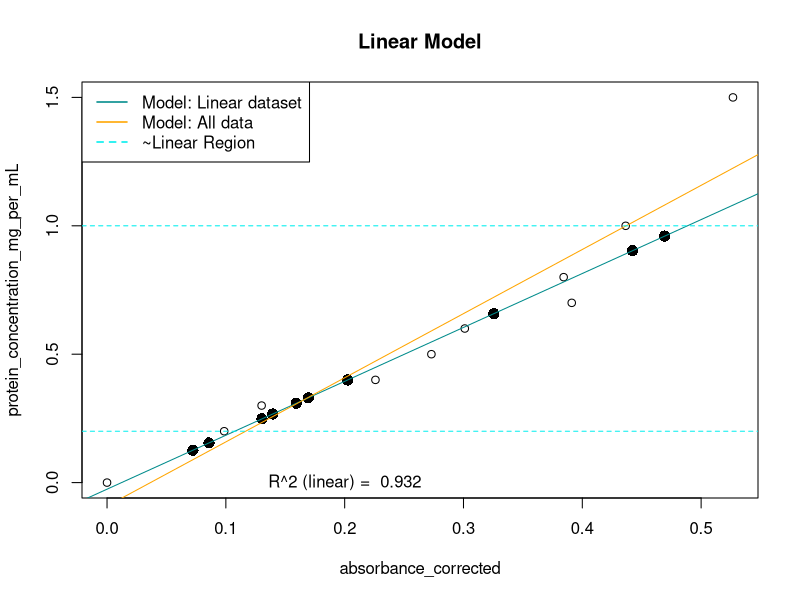
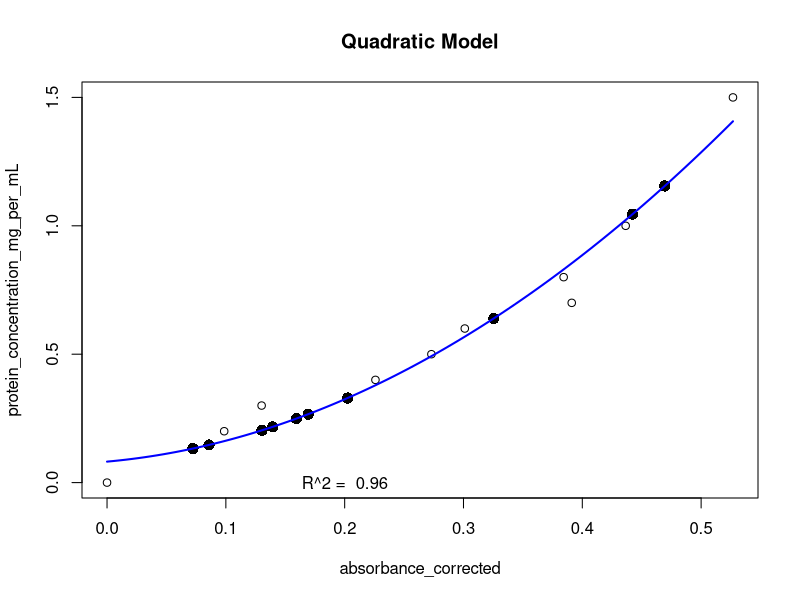
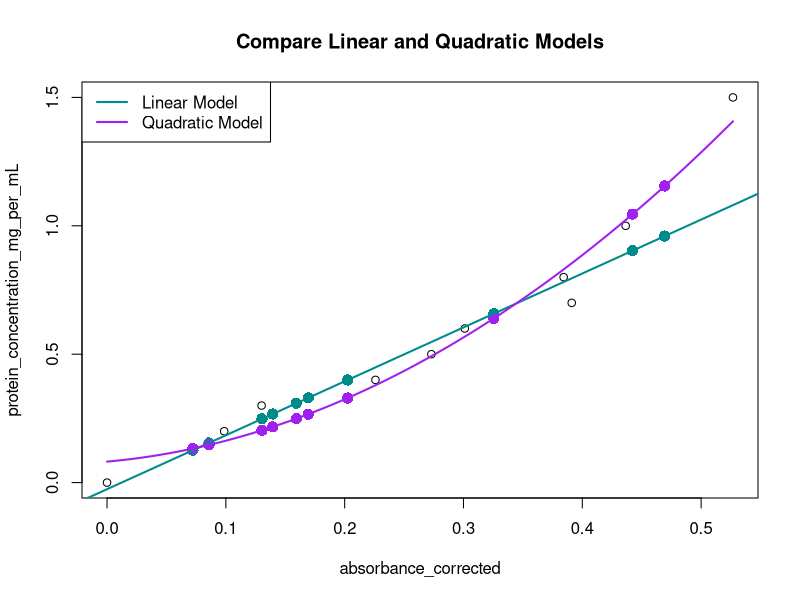

The R script that drew these images, in order:
## ---- chunk 1
# For a limited range, protein concentration can be estimated from absorbance (595 nm) with a linear regression. Alternatively, protein concentration can be estimated with a quadratic regression. Both estimates are performed and compared here.
## ---- chunk 2
### Bradford assay ###
library(readxl)
library(knitr)
library(dplyr)

###### Load data ######
# UPDATE working directory and data files. Knit/run the rest.
setwd("/Users")
dat <- read_excel("example/example_samples_Bradford.xlsx", sheet = "standards")
samples_full <- read_excel("example/example_samples_Bradford.xlsx", sheet = "samples")
# Make concise & exclude multiplication information until the end
samples <- samples_full %>%
  select(sample, absorbance_corrected)

## ---- chunk 3
##### first: LINEAR regression #####
#linear model for all data
linear_model_whole <- lm(protein_concentration_mg_per_mL ~ absorbance_corrected, data = dat)

#linear model should only be from absorbance range 0.2 to 1.0 (non-linear outside of this range)
linear_model <- lm(protein_concentration_mg_per_mL ~ absorbance_corrected, data = subset(dat, protein_concentration_mg_per_mL >= 0.2 & protein_concentration_mg_per_mL <= 1.0))
## ---- chunk 4
linear_model
summary(linear_model)

# save equation variables
# y = mx + b
b <- coef(linear_model)[1]
m <- coef(linear_model)[2]
R2adj_linear <- summary(linear_model)$adj.r.squared

# linear function
predict_y <- function(x) {
  y <- m * x + b
  return(y)
}

## CALCULATION
(linear_predicted_y <- predict_y(samples$absorbance_corrected))

#save data frame
df_predicted_l <- cbind(samples, linear_predicted_y)
colnames(df_predicted_l)[2:3] <- c("absorbance_corrected", "protein_concentration_mg_per_mL")
## ---- chunk 5
print(paste("Model: y = ", round(m, digits=3), "*x +", round(b, digits=3)))
# Basic plot in Base R
plot(protein_concentration_mg_per_mL ~ absorbance_corrected, data = dat)
points(df_predicted_l[,2], df_predicted_l[,3], col = "black", pch = 16, cex = 1.5)
abline(linear_model, col = "cyan4")
abline(linear_model_whole, col = "orange")
abline(h = 0.2, col = "cyan2", lty = 2)
abline(h = 1, col = "cyan2", lty = 2)
title("Linear Model")
text(0.2,0, labels = paste("R^2 (linear) = ", round(R2adj_linear, digits = 3)))
legend("topleft", legend = c("Model: Linear dataset", "Model: All data", "~Linear Region"),
       col = c("cyan4", "orange", "cyan2"), lwd = 1.5, lty = c(1,1,2))

## ---- chunk 6
##### second: quadratic regression #####
quad_model <- lm(protein_concentration_mg_per_mL ~ absorbance_corrected + I(absorbance_corrected^2), data = dat)
## ---- chunk 7
quad_model
summary(quad_model)

# save equation variables
# y = ax2 + bx + c
c <- coef(quad_model)[1]
b <- coef(quad_model)[2]
a <- coef(quad_model)[3]

R2adj_quad <- summary(quad_model)$adj.r.squared

# linear function
quad_predict_y <- function(x) {
  y <- a * x^2 + b * x + c
  return(y)
}

#for plot
quad_fun <- function(x) {
  a * x^2 + b * x + c
}

## CALCULATION
(quad_predicted_y <- quad_predict_y(samples$absorbance_corrected))

#save data frame
df_predicted_q <- cbind(samples, quad_predicted_y)
colnames(df_predicted_q)[2:3] <- c("absorbance_corrected", "protein_concentration_mg_per_mL")
## ---- chunk 8
print(paste("Model: y = ", round(a, digits = 3), "*x^2 +", round(b, digits =3), "*x +", round(c, digits=3)))
# Basic plot in Base R
plot(protein_concentration_mg_per_mL ~ absorbance_corrected, data = dat)
points(df_predicted_q[,2], df_predicted_q[,3], col = "black", pch = 16, cex = 1.5)
curve(quad_fun, from = min(dat$absorbance_corrected), to = max(dat$absorbance_corrected), col = "blue", lwd = 2, add = TRUE)
title("Quadratic Model")
text(0.2,0, labels = paste("R^2 = ", round(R2adj_quad, digits = 3)))

##### Finally - compare models #####
plot(protein_concentration_mg_per_mL ~ absorbance_corrected, data = dat)
points(df_predicted_l[,2], df_predicted_l[,3], col = "cyan4", pch = 16, cex = 1.5)
points(df_predicted_q[,2], df_predicted_q[,3], col = "purple", pch = 16, cex = 1.5)
abline(linear_model, col = "cyan4", lwd = 2)
curve(quad_fun, from = min(dat$absorbance_corrected), to = max(dat$absorbance_corrected), col = "purple", lwd = 2, add = TRUE)
title("Compare Linear and Quadratic Models")
legend("topleft", legend = c("Linear Model", "Quadratic Model"),
       col = c("cyan4", "purple"), lwd = 2)

# print summary
# print sample, linear-predicted value, quadratic-predicted value, and R2 from both equations
summary <- cbind(samples_full, df_predicted_l[,3], df_predicted_q[,3])
summary$linear_prediction <- summary$multiplication_factor*summary$`df_predicted_l[, 3]`
summary$quadratic_prediction <- summary$multiplication_factor*summary$`df_predicted_q[, 3]`

table_summary <- summary[,c(1,8,9)]
table_summary[,2] <- round(table_summary[,2], digits = 2)
table_summary[,3] <- round(table_summary[,3], digits = 2)

kable(table_summary, caption = "Protein concentration (mg/mL)")
print(paste("Linear Model R2 adjusted =", round(R2adj_linear, digits = 3)))
print(paste("Quadratic Model R2 adjusted =", round(R2adj_quad, digits = 3)))

